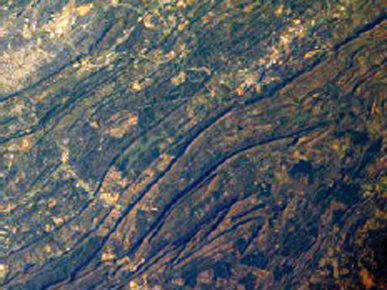
//> input picture Wrinkle_Detection/ridge_test.jpg, 387 x 290 px
$ ./wrinkle ../../../Wrinkle_Detection/ridge_test.jpg   (built with g++ and OpenCV 4)
//> lines starting //> are read from the running program, lines starting //| are printed output that depends on the picture
//> further down, image is the input picture: 290 rows x 387 cols, CV_8UC3; mean B, G, R 93.1, 91.3, 87.2
#include <opencv2/core/core.hpp>
#include <opencv2/highgui/highgui.hpp>
#include "opencv2/imgproc.hpp"
#include "opencv2/imgcodecs.hpp"
#include <iostream>

using namespace cv;
using namespace std;

// Global variables

Mat src;

int edgeThresh = 1;
int lowThreshold;
int const max_lowThreshold = 255;

char* window_name = "Edge Map";


void CannyThreshold(int, void*)
{
  Mat dst, detected_edges,src_gray;
  cvtColor( src, src_gray, CV_BGR2GRAY );
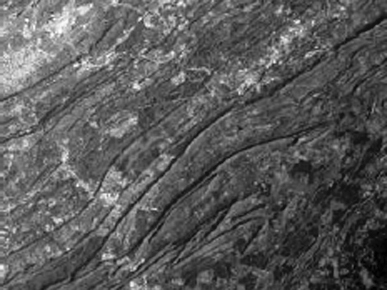
//> src_gray: 290 rows x 387 cols, CV_8UC1; min 0, max 255, mean 90.3
  int ratio = 3,kernel_size = 3;
  dst.create( src_gray.size(), src_gray.type() );
  blur( src_gray, detected_edges, Size(3,3) );
  Canny( detected_edges, detected_edges, lowThreshold, lowThreshold*ratio, kernel_size );
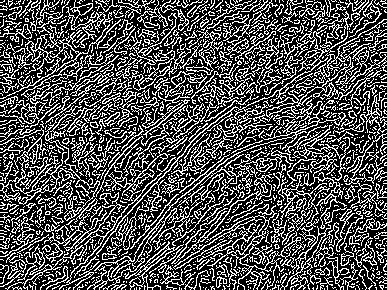
//> detected_edges: 290 rows x 387 cols, CV_8UC1; 32% white in thin lines or dots
  dst = Scalar::all(0);
  src_gray.copyTo( dst, detected_edges);
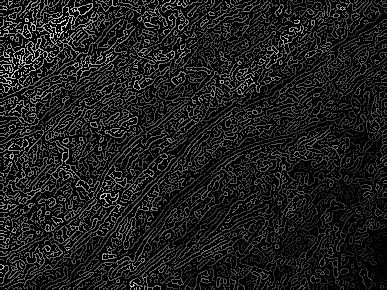
//> dst: 290 rows x 387 cols, CV_8UC1; min 0, max 250, mean 29.3
  int step_r=40,step_c=40;
  for(int i=0;i+step_r<dst.rows;i=i+step_r)
  {
  	for(int j=0;j+step_c<dst.cols;j=j+step_c)
  {
  	int sum=0,status=0;
  	 for(int k=i;k<i+step_r;k++)
  		for(int l=j;l<j+step_c;l++){
  			     sum=sum+int(int(dst.at<uchar>(k,l))>0);
                if(sum>10)
                	status=1;
  		}
  		if(status)
  			for(int k=i;k<i+step_r;k++)
            for(int l=j;l<j+step_c;l++){
            dst.at<uchar>(k,l)=100;
  }

  }
  }
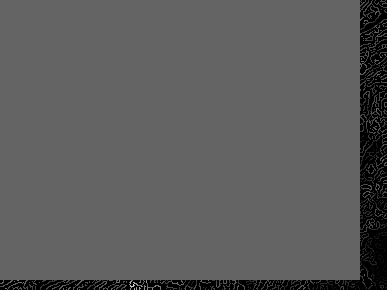
//> dst: 290 rows x 387 cols, CV_8UC1; min 0, max 213, mean 91.7
  imshow( window_name, dst );
 }

int main( int argc, char** argv )
{
    if( argc != 2)
    {
     cout <<" Usage: display_image ImageToLoadAndDisplay" << endl;
     return -1;
    }

    Mat image;
    image = imread(argv[1], CV_LOAD_IMAGE_COLOR);   // Read the file

    if(! image.data )                              // Check for invalid input
    {
        cout <<  "Could not open or find the image" << std::endl ;
        return -1;
    }

  src=image.clone();
  namedWindow( window_name, CV_WINDOW_AUTOSIZE );
  namedWindow( "Original", WINDOW_AUTOSIZE );// Create a window for display.
  imshow( "Original", src );
  createTrackbar( "Min Threshold:", window_name, &lowThreshold, max_lowThreshold, CannyThreshold );
  CannyThreshold(0, 0);
  waitKey(0);
  return 0;
}

$ run again, on Wrinkle_Detection/sift_keypoints.jpg
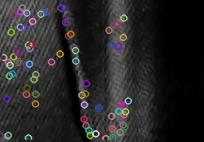
//> input picture Wrinkle_Detection/sift_keypoints.jpg, 204 x 142 px
//> image is the input picture: 142 rows x 204 cols, CV_8UC3; mean B, G, R 40.1, 39.4, 40.7
//> in CannyThreshold, `Canny( detected_edges, detected_edges, lowThreshold, lowThreshold*rati..`:
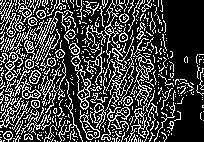
//> detected_edges: 142 rows x 204 cols, CV_8UC1; 26.1% white in thin lines or dots
//> after the loop in CannyThreshold, `for(int i=0;i+step_r<dst.rows;i=i+step_r)`:
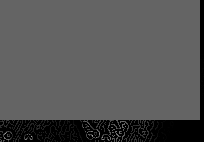
//> dst: 142 rows x 204 cols, CV_8UC1; min 0, max 166, mean 84.7
